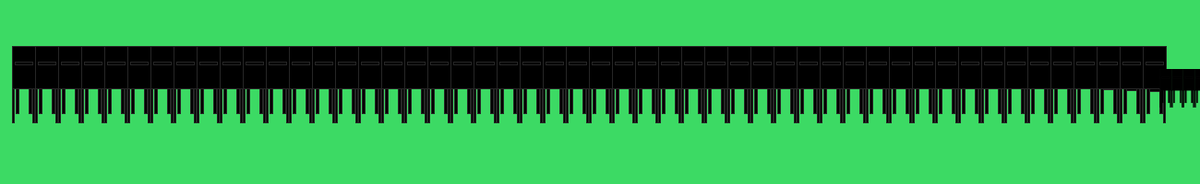
Frame 1 (no input)
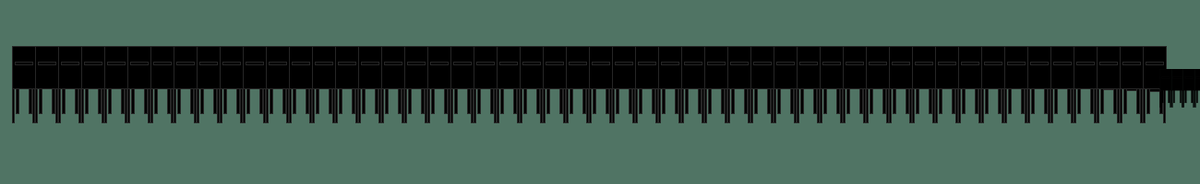
Frame 2 (the mouse pressed at the canvas centre, redrawn once)

The Processing sketch that drew these frames (run headless with seeded random() and noise(); the mouse was pressed at the canvas centre and the sketch redrawn once):

// Processing sketch: processing_116877
// ── processing_116877.pde

//PARAMETERIZED FORM: CHAIR
//VIIRJ.COM,2013

Parameter one;
Parameter two;
Parameter three;

void setup() {
  size(1300, 200);
  smooth();
  noLoop();

  //float x, float y, int fillVal, float m
  one = new Parameter(60, 20, 50, 88);
  two = new Parameter( 20,40,32,32);
   three= new Parameter(22,2,2,22);
}



void draw() {
  background(random(0,255),random(0,255),100,100);
  one.run();
  two.run();
  three.run();
}

class Parameter {
  float s, sw,e; 
  int fillVal;


  //constructor
  Parameter ( float x, float y, float fillVal, float m) {
 
    
    s = random(x);
    sw = 2;
    fillVal = x;
    x = 10;
    m = e;
  }

  void run() {
    edit();
    display();
 
  }


  void edit() {  
    scale(0.5); 
    translate(0, height/2);
  }


  void display() {

    for (int i = 0; i<100; i++) { 
      stroke(s);
      strokeWeight(sw);
      fill(fillVal);

      //shape1 
      beginShape();
      vertex(35, i);//75
      vertex(67, i);
      vertex(76, e); //87
      vertex(27, e);
      vertex(35, i);
      endShape();

      //thickness
      rectMode(CORNER);
      rect(36, 34, 5, 41);
      rect(63, 34, 5, 41);


      //backing
      rectMode(CORNERS);
      rect(27, e, 77, 92);
      rect(70, 34, 33, 41);

      //legs
      rect(27, 92, 31, 166);
      rect(75, 92, 71, 166);  

      //backLegs
      rect(35, 147, 40, 92);
      rect(63, 147, 68, 92);
      
         i = i+0;
         i++;
      translate(50, 0);

    }
    }
}
